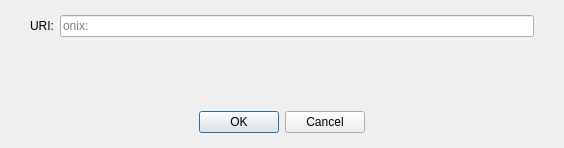
<?xml version="1.0" encoding="UTF-8"?>
<ui version="4.0">
 <class>OpenURIDialog</class>
 <widget class="QDialog" name="OpenURIDialog">
  <property name="geometry">
   <rect>
    <x>0</x>
    <y>0</y>
    <width>564</width>
    <height>148</height>
   </rect>
  </property>
  <property name="windowTitle">
   <string>Open onix URI</string>
  </property>
  <layout class="QVBoxLayout" name="verticalLayout">
   <property name="leftMargin">
    <number>0</number>
   </property>
   <property name="topMargin">
    <number>15</number>
   </property>
   <property name="rightMargin">
    <number>0</number>
   </property>
   <property name="bottomMargin">
    <number>0</number>
   </property>
   <item>
    <layout class="QHBoxLayout" name="horizontalLayout">
     <property name="leftMargin">
      <number>30</number>
     </property>
     <property name="rightMargin">
      <number>30</number>
     </property>
     <item>
      <widget class="QLabel" name="label">
       <property name="text">
        <string>URI:</string>
       </property>
      </widget>
     </item>
     <item>
      <widget class="QValidatedLineEdit" name="uriEdit">
       <property name="placeholderText">
        <string notr="true">onix:</string>
       </property>
      </widget>
     </item>
    </layout>
   </item>
   <item>
    <spacer name="verticalSpacer">
     <property name="orientation">
      <enum>Qt::Vertical</enum>
     </property>
     <property name="sizeHint" stdset="0">
      <size>
       <width>20</width>
       <height>40</height>
      </size>
     </property>
    </spacer>
   </item>
   <item>
    <widget class="QWidget" name="buttonsContainerWhite" native="true">
     <layout class="QHBoxLayout" name="horizontalLayout_2">
      <property name="leftMargin">
       <number>30</number>
      </property>
      <property name="topMargin">
       <number>15</number>
      </property>
      <property name="rightMargin">
       <number>30</number>
      </property>
      <property name="bottomMargin">
       <number>15</number>
      </property>
      <item>
       <widget class="QDialogButtonBox" name="buttonBox">
        <property name="orientation">
         <enum>Qt::Horizontal</enum>
        </property>
        <property name="standardButtons">
         <set>QDialogButtonBox::Cancel|QDialogButtonBox::Ok</set>
        </property>
        <property name="centerButtons">
         <bool>true</bool>
        </property>
       </widget>
      </item>
     </layout>
    </widget>
   </item>
  </layout>
 </widget>
 <customwidgets>
  <customwidget>
   <class>QValidatedLineEdit</class>
   <extends>QLineEdit</extends>
   <header>qt/qvalidatedlineedit.h</header>
  </customwidget>
 </customwidgets>
 <resources/>
 <connections>
  <connection>
   <sender>buttonBox</sender>
   <signal>accepted()</signal>
   <receiver>OpenURIDialog</receiver>
   <slot>accept()</slot>
   <hints>
    <hint type="sourcelabel">
     <x>248</x>
     <y>254</y>
    </hint>
    <hint type="destinationlabel">
     <x>157</x>
     <y>274</y>
    </hint>
   </hints>
  </connection>
  <connection>
   <sender>buttonBox</sender>
   <signal>rejected()</signal>
   <receiver>OpenURIDialog</receiver>
   <slot>reject()</slot>
   <hints>
    <hint type="sourcelabel">
     <x>316</x>
     <y>260</y>
    </hint>
    <hint type="destinationlabel">
     <x>286</x>
     <y>274</y>
    </hint>
   </hints>
  </connection>
 </connections>
</ui>
